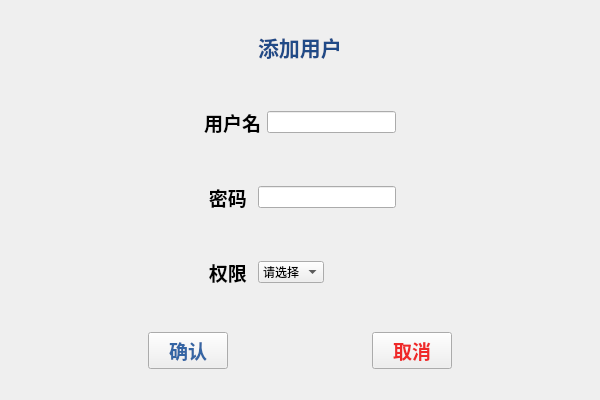
<?xml version="1.0" encoding="UTF-8"?>
<ui version="4.0">
 <class>add_users</class>
 <widget class="QWidget" name="add_users">
  <property name="geometry">
   <rect>
    <x>0</x>
    <y>0</y>
    <width>600</width>
    <height>400</height>
   </rect>
  </property>
  <property name="maximumSize">
   <size>
    <width>600</width>
    <height>400</height>
   </size>
  </property>
  <property name="windowTitle">
   <string>Form</string>
  </property>
  <layout class="QGridLayout" name="gridLayout">
   <item row="1" column="0">
    <layout class="QHBoxLayout" name="horizontalLayout">
     <item>
      <spacer name="horizontalSpacer">
       <property name="orientation">
        <enum>Qt::Horizontal</enum>
       </property>
       <property name="sizeHint" stdset="0">
        <size>
         <width>40</width>
         <height>20</height>
        </size>
       </property>
      </spacer>
     </item>
     <item>
      <widget class="QLabel" name="label">
       <property name="font">
        <font>
         <family>AR PL UKai CN</family>
         <pointsize>16</pointsize>
         <weight>75</weight>
         <bold>true</bold>
        </font>
       </property>
       <property name="text">
        <string>&lt;html&gt;&lt;head/&gt;&lt;body&gt;&lt;p&gt;&lt;span style=&quot; color:#204a87;&quot;&gt;添加用户&lt;/span&gt;&lt;/p&gt;&lt;/body&gt;&lt;/html&gt;</string>
       </property>
      </widget>
     </item>
     <item>
      <spacer name="horizontalSpacer_2">
       <property name="orientation">
        <enum>Qt::Horizontal</enum>
       </property>
       <property name="sizeHint" stdset="0">
        <size>
         <width>40</width>
         <height>20</height>
        </size>
       </property>
      </spacer>
     </item>
    </layout>
   </item>
   <item row="3" column="0">
    <layout class="QHBoxLayout" name="horizontalLayout_6">
     <item>
      <spacer name="horizontalSpacer_6">
       <property name="orientation">
        <enum>Qt::Horizontal</enum>
       </property>
       <property name="sizeHint" stdset="0">
        <size>
         <width>40</width>
         <height>20</height>
        </size>
       </property>
      </spacer>
     </item>
     <item>
      <widget class="QPushButton" name="pushButton">
       <property name="font">
        <font>
         <family>AR PL UKai CN</family>
         <pointsize>14</pointsize>
         <weight>75</weight>
         <bold>true</bold>
        </font>
       </property>
       <property name="styleSheet">
        <string notr="true">color: rgb(52, 101, 164);</string>
       </property>
       <property name="text">
        <string>确认</string>
       </property>
       <property name="icon">
        <iconset resource="image.qrc">
         <normaloff>:/image/38.png</normaloff>:/image/38.png</iconset>
       </property>
      </widget>
     </item>
     <item>
      <spacer name="horizontalSpacer_4">
       <property name="orientation">
        <enum>Qt::Horizontal</enum>
       </property>
       <property name="sizeHint" stdset="0">
        <size>
         <width>40</width>
         <height>20</height>
        </size>
       </property>
      </spacer>
     </item>
     <item>
      <widget class="QPushButton" name="pushButton_2">
       <property name="maximumSize">
        <size>
         <width>600</width>
         <height>400</height>
        </size>
       </property>
       <property name="font">
        <font>
         <family>AR PL UKai CN</family>
         <pointsize>14</pointsize>
         <weight>75</weight>
         <bold>true</bold>
        </font>
       </property>
       <property name="styleSheet">
        <string notr="true">color: rgb(239, 41, 41);</string>
       </property>
       <property name="text">
        <string>取消</string>
       </property>
       <property name="icon">
        <iconset resource="image.qrc">
         <normaloff>:/image/39.png</normaloff>:/image/39.png</iconset>
       </property>
      </widget>
     </item>
     <item>
      <spacer name="horizontalSpacer_5">
       <property name="orientation">
        <enum>Qt::Horizontal</enum>
       </property>
       <property name="sizeHint" stdset="0">
        <size>
         <width>40</width>
         <height>20</height>
        </size>
       </property>
      </spacer>
     </item>
    </layout>
   </item>
   <item row="2" column="0">
    <layout class="QHBoxLayout" name="horizontalLayout_7">
     <item>
      <spacer name="horizontalSpacer_7">
       <property name="orientation">
        <enum>Qt::Horizontal</enum>
       </property>
       <property name="sizeHint" stdset="0">
        <size>
         <width>40</width>
         <height>20</height>
        </size>
       </property>
      </spacer>
     </item>
     <item>
      <layout class="QVBoxLayout" name="verticalLayout_2">
       <item>
        <spacer name="verticalSpacer_3">
         <property name="orientation">
          <enum>Qt::Vertical</enum>
         </property>
         <property name="sizeHint" stdset="0">
          <size>
           <width>20</width>
           <height>15</height>
          </size>
         </property>
        </spacer>
       </item>
       <item>
        <layout class="QVBoxLayout" name="verticalLayout">
         <item>
          <layout class="QHBoxLayout" name="horizontalLayout_2">
           <item>
            <widget class="QLabel" name="label_2">
             <property name="font">
              <font>
               <family>AR PL UKai CN</family>
               <pointsize>14</pointsize>
               <weight>75</weight>
               <bold>true</bold>
              </font>
             </property>
             <property name="text">
              <string>用户名</string>
             </property>
            </widget>
           </item>
           <item>
            <widget class="QLineEdit" name="lineEdit"/>
           </item>
          </layout>
         </item>
         <item>
          <spacer name="verticalSpacer">
           <property name="orientation">
            <enum>Qt::Vertical</enum>
           </property>
           <property name="sizeHint" stdset="0">
            <size>
             <width>20</width>
             <height>40</height>
            </size>
           </property>
          </spacer>
         </item>
         <item>
          <layout class="QHBoxLayout" name="horizontalLayout_3">
           <item>
            <widget class="QLabel" name="label_3">
             <property name="font">
              <font>
               <family>AR PL UKai CN</family>
               <pointsize>14</pointsize>
               <weight>75</weight>
               <bold>true</bold>
              </font>
             </property>
             <property name="text">
              <string> 密码 </string>
             </property>
            </widget>
           </item>
           <item>
            <widget class="QLineEdit" name="lineEdit_2"/>
           </item>
          </layout>
         </item>
         <item>
          <spacer name="verticalSpacer_2">
           <property name="orientation">
            <enum>Qt::Vertical</enum>
           </property>
           <property name="sizeHint" stdset="0">
            <size>
             <width>20</width>
             <height>40</height>
            </size>
           </property>
          </spacer>
         </item>
         <item>
          <layout class="QHBoxLayout" name="horizontalLayout_5">
           <item>
            <layout class="QHBoxLayout" name="horizontalLayout_4">
             <item>
              <widget class="QLabel" name="label_4">
               <property name="font">
                <font>
                 <family>AR PL UKai CN</family>
                 <pointsize>14</pointsize>
                 <weight>75</weight>
                 <bold>true</bold>
                </font>
               </property>
               <property name="text">
                <string> 权限 </string>
               </property>
              </widget>
             </item>
             <item>
              <widget class="QComboBox" name="comboBox">
               <item>
                <property name="text">
                 <string>请选择</string>
                </property>
               </item>
               <item>
                <property name="text">
                 <string>管理员</string>
                </property>
               </item>
               <item>
                <property name="text">
                 <string>收银员</string>
                </property>
               </item>
              </widget>
             </item>
            </layout>
           </item>
           <item>
            <spacer name="horizontalSpacer_3">
             <property name="orientation">
              <enum>Qt::Horizontal</enum>
             </property>
             <property name="sizeHint" stdset="0">
              <size>
               <width>40</width>
               <height>20</height>
              </size>
             </property>
            </spacer>
           </item>
          </layout>
         </item>
        </layout>
       </item>
       <item>
        <spacer name="verticalSpacer_4">
         <property name="orientation">
          <enum>Qt::Vertical</enum>
         </property>
         <property name="sizeHint" stdset="0">
          <size>
           <width>20</width>
           <height>15</height>
          </size>
         </property>
        </spacer>
       </item>
      </layout>
     </item>
     <item>
      <spacer name="horizontalSpacer_8">
       <property name="orientation">
        <enum>Qt::Horizontal</enum>
       </property>
       <property name="sizeHint" stdset="0">
        <size>
         <width>40</width>
         <height>20</height>
        </size>
       </property>
      </spacer>
     </item>
    </layout>
   </item>
   <item row="4" column="0">
    <spacer name="horizontalSpacer_9">
     <property name="orientation">
      <enum>Qt::Horizontal</enum>
     </property>
     <property name="sizeHint" stdset="0">
      <size>
       <width>40</width>
       <height>20</height>
      </size>
     </property>
    </spacer>
   </item>
   <item row="0" column="0">
    <spacer name="horizontalSpacer_10">
     <property name="orientation">
      <enum>Qt::Horizontal</enum>
     </property>
     <property name="sizeHint" stdset="0">
      <size>
       <width>40</width>
       <height>20</height>
      </size>
     </property>
    </spacer>
   </item>
  </layout>
 </widget>
 <resources>
  <include location="image.qrc"/>
 </resources>
 <connections/>
</ui>
